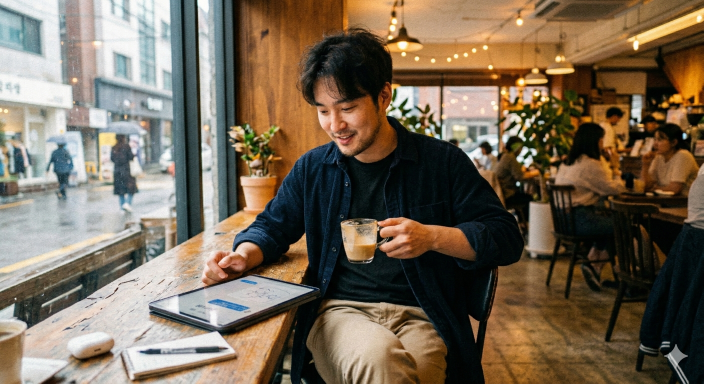
#> input picture 1777984005041.png, 1408 x 768 px (shown at 1/2 size)
$ python -i pixelize.py   (imports and definitions only)
#> lines starting #> are read from the running program, lines starting #| are printed output that depends on the picture
#> further down, picture is the input picture: PIL image 1408x768 RGB; mean R, G, B 118.4, 104.1, 86.1
"""True pixel-art post-processing.

SD output looks 'pixel-ish' but has anti-aliased edges, gradients, and a
full RGB palette. Real pixel art has hard edges and a fixed palette.
This module enforces that: downsample to a small grid, quantize colors,
upsample with nearest-neighbor.

Two quantization modes:
  - pixelize()              : median-cut to N colors picked per-image.
                              Preserves the source palette.
  - pixelize_with_palette() : remap to a fixed palette (e.g. Game Boy
                              4-color, NES). Forces a retro game look
                              regardless of source colors.
"""
from __future__ import annotations

from PIL import Image


# Classic 1989 Game Boy 4-color green palette (DMG-01).
GAMEBOY_PALETTE = [
    (15, 56, 15),     # darkest
    (48, 98, 48),     # dark
    (139, 172, 15),   # light
    (155, 188, 15),   # lightest
]

# A reduced NES-ish 16-color palette suitable for fast quantize.
NES_PALETTE = [
    (0, 0, 0),
    (255, 255, 255),
    (124, 124, 124),
    (188, 188, 188),
    (172, 16, 0),
    (236, 92, 92),
    (228, 92, 16),
    (252, 160, 68),
    (40, 96, 16),
    (40, 188, 76),
    (60, 64, 168),
    (108, 168, 252),
    (160, 0, 84),
    (236, 64, 168),
    (252, 252, 0),
    (140, 80, 32),
]


def pixelize(
    img: Image.Image,
    grid: int = 128,
    colors: int = 16,
    output_size: int = 1024,
) -> Image.Image:
    """Force a pixel-perfect look on an SD output.

    grid:        target small-image edge in pixels. 128 ≈ a 16-bit RPG
                 native resolution (e.g. Chrono Trigger ~256x224). Smaller
                 grid = chunkier pixels.
    colors:      palette size after median-cut quantization. 16 reads as
                 "limited 16-color paint program".
    output_size: edge length of the final upscaled PNG in pixels. 1024
                 makes each block clearly visible on a HiDPI display.
    """
#> called with grid = 128, colors = 16, output_size = 1024
    src = img.convert("RGB")

    small = src.resize((grid, grid), Image.LANCZOS)
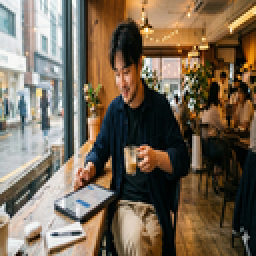
#> small: PIL image 128x128 RGB (shown 2 times larger); mean R, G, B 118.5, 104.1, 86.1
    quantized = small.quantize(colors=colors, method=Image.Quantize.MEDIANCUT)
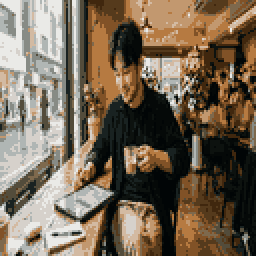
#> quantized: PIL image 128x128 P (shown 2 times larger); mean R, G, B 118.7, 103.7, 85.4
    quantized = quantized.convert("RGB")

    return quantized.resize((output_size, output_size), Image.NEAREST)
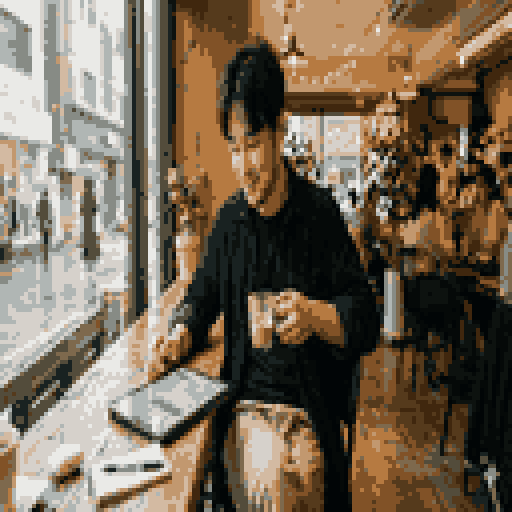
#> returned value: PIL image 1024x1024 RGB (shown at 1/2 size); mean R, G, B 118.7, 103.7, 85.4


def _palette_image(palette: list[tuple[int, int, int]]) -> Image.Image:
    """Build a mode-P image whose palette table holds the given colors."""
    p = Image.new("P", (1, 1))
    flat: list[int] = []
    for r, g, b in palette:
        flat.extend([r, g, b])
    # Pad up to 256 entries by repeating the last color so unused slots
    # don't get matched to (0,0,0) by Pillow's quantizer.
    last = palette[-1] if palette else (0, 0, 0)
    while len(flat) < 256 * 3:
        flat.extend(last)
    p.putpalette(flat[: 256 * 3])
    return p


def pixelize_with_palette(
    img: Image.Image,
    grid: int = 128,
    palette: list[tuple[int, int, int]] | None = None,
    output_size: int = 1024,
) -> Image.Image:
    """Pixelize and remap to a fixed palette.

    If palette is None, falls back to pixelize() with 16 median-cut colors.
    """
    if palette is None:
        return pixelize(img, grid=grid, colors=16, output_size=output_size)

    src = img.convert("RGB")

    small = src.resize((grid, grid), Image.LANCZOS)
    quantized = small.quantize(
        palette=_palette_image(palette),
        dither=Image.Dither.NONE,
    ).convert("RGB")

    return quantized.resize((output_size, output_size), Image.NEAREST)

>>> from PIL import Image
>>> picture = Image.open('../1777984005041.png')
>>> result = pixelize_with_palette(picture)
